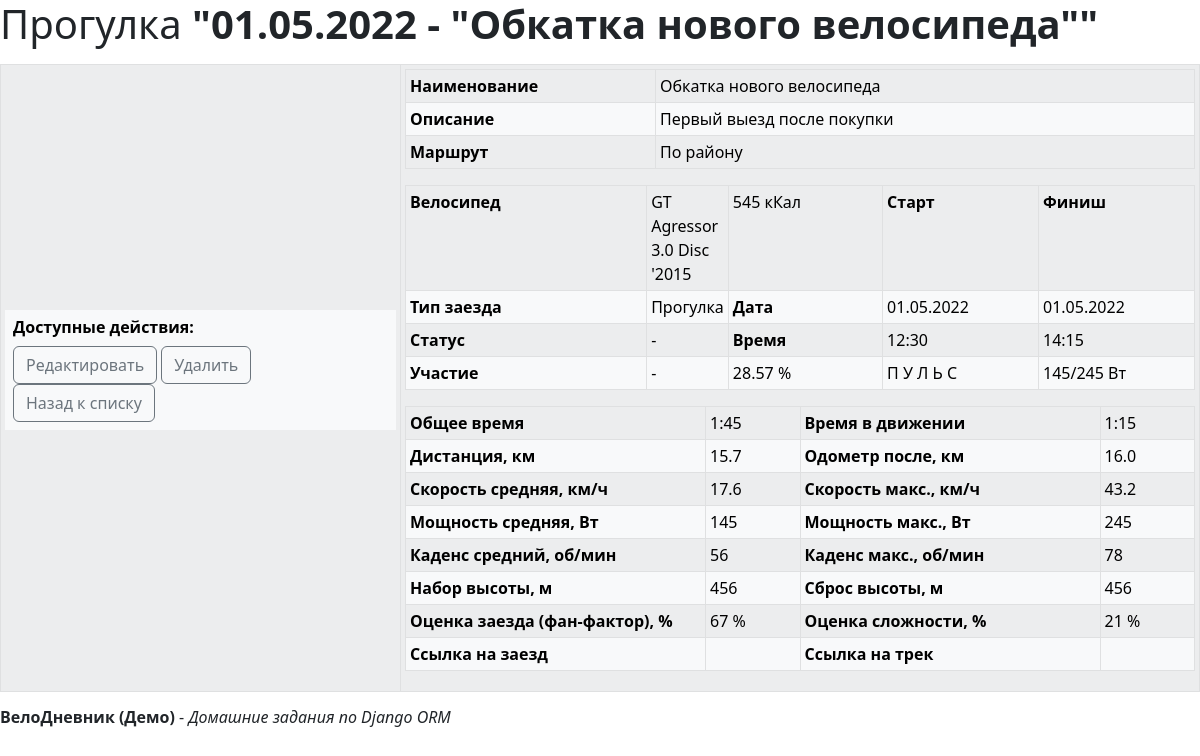
The page /veloride/bikerides/2 on the database its author committed.
### veloride/models.py (models this page shows, shortened)
class BikeRide(models.Model):
    verbose_name = 'Велозаезд'
    name = models.CharField(max_length=256, null=False, verbose_name="Название")
    description = models.CharField(max_length=1024, blank=True, null=True, verbose_name="Описание")
    route = models.CharField(max_length=1024, blank=True, null=True, verbose_name="Маршрут")
    ride_date = models.DateField(blank=True, null=True, verbose_name="Дата старта")
    ride_bike = models.ForeignKey(Bike, on_delete=models.PROTECT, related_name="bikeride", verbose_name="Велосипед")
    ride_type = models.ForeignKey(BikeEventType, on_delete=models.PROTECT, related_name="bikeride",
                                  verbose_name="Тип заезда")
    ride_planned = models.BooleanField(default=False, verbose_name="Запланированная поездка")
    ride_was_with_me = models.BooleanField(default=False, verbose_name="Участвовал в заезде")
    ride_start_dt = models.DateTimeField(null=False, blank=False, verbose_name="Старт")
    ride_finish_dt = models.DateTimeField(null=False, blank=False, verbose_name="Финиш")
    ride_time_all_h = models.PositiveSmallIntegerField(null=True, blank=True, verbose_name="Общее время, ч")
    ride_time_all_m = models.PositiveSmallIntegerField(null=True, blank=True, verbose_name="Общее время, мин")
    ride_time_all_rtm = models.PositiveSmallIntegerField(null=True, blank=True, verbose_name="Общее время, в минутах")
    ride_time_h = models.PositiveSmallIntegerField(null=True, blank=True, verbose_name="Время в движении, ч")
    ride_time_m = models.PositiveSmallIntegerField(null=True, blank=True, verbose_name="Время в движении, мин")
    ride_time_rtm = models.PositiveSmallIntegerField(null=True, blank=True, verbose_name="Время в движении, в минутах")
    ride_relax = models.FloatField(null=True, blank=True, verbose_name="Доля времени без движения, %")
    ride_kkal = models.PositiveSmallIntegerField(null=True, blank=True, verbose_name="Энергозатраты, кКал")
    ride_dst = models.FloatField(null=False, blank=False, verbose_name="Дистанция")
    ride_odo = models.FloatField(null=False, blank=False, verbose_name="Одометр после")
    ride_avg_s = models.FloatField(null=True, blank=True, verbose_name="Скорость средняя")
    ride_max_s = models.FloatField(null=True, blank=True, verbose_name="Скорость макс.")
    ride_avg_c = models.PositiveSmallIntegerField(null=True, blank=True, verbose_name="Каденс средний")
    ride_max_c = models.PositiveSmallIntegerField(null=True, blank=True, verbose_name="Каденс макс.")
    ride_total_asc = models.PositiveSmallIntegerField(null=True, blank=True, verbose_name="Набор высоты")
    ride_total_desc = models.PositiveSmallIntegerField(null=True, blank=True, verbose_name="Набор спусков")
    ride_avg_pwr = models.PositiveSmallIntegerField(null=True, blank=True, verbose_name="Мощность средняя")
    ride_max_pwr = models.PositiveSmallIntegerField(null=True, blank=True, verbose_name="Мощность макс.")
    ride_fun_scale = models.PositiveSmallIntegerField(null=True, blank=True, verbose_name="Оценка заезда (фан-фактор)")
    ride_hard_scale = models.PositiveSmallIntegerField(null=True, blank=True, verbose_name="Оценка сложности")
    ride_url = models.CharField(max_length=512, null=True, blank=True, verbose_name="Ссылка на заезд")
    ride_track_url = models.CharField(max_length=512, null=True, blank=True, verbose_name="Ссылка на трек")
    admin_mark = models.CharField(max_length=20, null=True, blank=True, verbose_name="Метка админа")
    class Meta:
        verbose_name = 'Велозаезд'
        verbose_name_plural = 'Велозаезды'
    def __str__(self):
        return date_to_str_dmy(self.ride_date) + ' - "' + str(self.name) + '"'

class Bike(models.Model):
    manufacturer = models.ForeignKey(Organization, on_delete=models.PROTECT, related_name='bike',
                                     verbose_name='Производитель')
    model_name = models.CharField(max_length=64, verbose_name='Модель')
    model_year = models.PositiveSmallIntegerField(verbose_name='Год модели')
    bike_class = models.ForeignKey(BikeClass, on_delete=models.PROTECT, related_name="bike", verbose_name='Класс')
    bike_type = models.ForeignKey(BikeType, on_delete=models.PROTECT, related_name='bike', verbose_name='Тип')
    description = models.TextField(blank=True, null=False, verbose_name='Описание')
    is_new = models.BooleanField(default=True, verbose_name='Новый')
    old_odo = models.PositiveIntegerField(blank=True, null=True, verbose_name='С пробегом, км')
    bought_date = models.DateField(blank=True, null=True, verbose_name='Дата покупки')
    bought_in = models.CharField(max_length=64, blank=True, null=True, verbose_name='Продавец')
    price = models.FloatField(blank=True, null=True, verbose_name='Цена')
    orig_price = models.FloatField(blank=True, null=True, verbose_name='Цена без скидки')
    discount = models.PositiveSmallIntegerField(blank=True, null=True, verbose_name='Скидка')
    archived = models.BooleanField(default=False, verbose_name='Архив')
    class Meta:
        verbose_name = 'Велосипед'
        verbose_name_plural = 'Велосипеды'
    def __str__(self):
        return str(self.manufacturer) + " " + \
               str(self.model_name) + " '" + \
               str(self.model_year)

class Organization(models.Model):
    name = models.CharField(max_length=255, null=False, verbose_name="Наименование")
    fullname = models.CharField(max_length=512, blank=True, null=True, verbose_name="Полное наименование")
    phone1 = models.CharField(max_length=20, blank=True, null=True, verbose_name="Контактный телефон")
    phone2 = models.CharField(max_length=20, blank=True, null=True, verbose_name="Доп. телефон")
    address = models.CharField(max_length=255, blank=True, null=True, verbose_name="Адрес")
    org_email = models.CharField(max_length=128, blank=True, null=True, verbose_name="Эл. почта")
    org_site = models.CharField(max_length=255, blank=True, null=True, verbose_name="Официальный сайт")
    org_type = models.CharField(max_length=128, blank=True, null=True, verbose_name="Тип")
    archived = models.BooleanField(default=False, verbose_name="Архив")
    class Meta:
        verbose_name = 'Организация'
        verbose_name_plural = 'Организации'
    def __str__(self):
        return str(self.name)

class BikeEventType(models.Model):
    name = models.CharField(max_length=64, null=False, verbose_name='Наименование')
    description = models.CharField(max_length=512, null=True, blank=True, verbose_name='Описание')
    archived = models.BooleanField(default=False, verbose_name='Архив')
    class Meta:
        verbose_name = 'Тип велозаезда'
        verbose_name_plural = 'Типы велозаездов'
    def __str__(self):
        return self.name

### veloride/views.py (the view)
# urls.py: path("bikerides/<int:pk>", BikeRideDetailView.as_view(), name="bikeride"),
class BikeRideDetailView(DetailView):
    template_name = "veloride/bikeride_details.html"
    context_object_name = "bikeride"
    queryset = (
        BikeRide
        .objects
        .select_related("ride_bike")
        .select_related("ride_type")
    )

### veloride/common.py (called while the page is built)
def date_to_str_dmy(dt) -> str:
    s: str = '{0:%d}_{0:%m}_{0:%Y}_{0:%H}_{0:%M}'.format(dt)
    sep = s.split("_")
    return sep[0] + "." + sep[1] + "." + sep[2]

### veloride/templates/veloride/bikeride_details.html (shortened to what this page needs)
{% extends "veloride/base.html" %}
{% block body %}
    <h1>{{ bikeride.ride_type }} <strong>"{{ bikeride }}"</strong></h1>
    <table class="table table-light table-bordered table-striped table-sm">
        <tbody>
            <tr class="align-middle">
                <th width="400">
                            <table class="table table-light table-borderless">
                                <tbody>
                                    <tr>
                                        <th class="fa-align-left" scope="col">
                                            <h6><b>Доступные действия:</b></h6>
                                            <a class="btn btn-outline-secondary" href="{% url 'veloride:update-bikeride' bikeride.pk %}">Редактировать</a>
                                            <a class="btn btn-outline-secondary" href="{% url 'veloride:delete-bikeride' bikeride.pk %}">Удалить</a>
                                            <a class="btn btn-outline-secondary" href="{% url 'veloride:bikerides' %}">Назад к списку</a>
                                        </th>
                                    </tr>
                                </tbody>
                            </table>
                </th>
                <td>
                    <table class="table table-light table-bordered table-striped table-sm">
                        <tbody>
                            <tr><th width="250">Наименование</th><td>{{ bikeride.name|default_if_none:'-' }}</td></tr>
                            <tr><th width="250">Описание</th><td>{{ bikeride.description|default_if_none:'-' }}</td></tr>
                            <tr><th width="250">Маршрут</th><td>{{ bikeride.route|default_if_none:'-' }}</td></tr>
                        </tbody>
                    </table>
                    <table class="table table-light table-bordered table-striped table-sm">
                        <tbody>
                            <tr><th width="250">Велосипед</th><td>{{ bikeride.ride_bike|default_if_none:'-' }}</td>
                                <td width="160">{{ bikeride.ride_kkal|default_if_none:'-' }} кКал</td><th width="160">Старт</th>
                                <th width="160">Финиш</th>
                            </tr>
                            <tr><th>Тип заезда</th><td>{{ bikeride.ride_type|default_if_none:'-' }}</td>
                                <th>Дата</th><td>{{ bikeride.ride_start_dt|date:"d.m.Y"|default_if_none:'-' }}</td>
                                <td>{{ bikeride.ride_finish_dt|date:"d.m.Y"|default_if_none:'-' }}</td>
                            </tr>
                            <tr><th>Статус</th>
                                <td>
                                    {% if bikeride.ride_planned %}
                                        ЗАПЛАНИРОВАНО
                                    {% else %}
                                        -
                                    {% endif %}
                                </td>
                                <th>Время</th><td>{{ bikeride.ride_start_dt|date:"H:i"|default_if_none:'-' }}</td>
                                <td>{{ bikeride.ride_finish_dt|date:"H:i"|default_if_none:'-' }}</td>
                            </tr>
                            <tr><th>Участие</th>
                                <td>
                                    {% if bikeride.ride_planned %}
                                        УЧАСТВОВАЛ
                                    {% else %}
                                        -
                                    {% endif %}
                                </td>
                                <td>{{ bikeride.ride_relax|floatformat:2|default_if_none:'-' }} %</td><td>П У Л Ь С</td>
                                <td>{{ bikeride.ride_avg_pwr|default_if_none:'-' }}/{{ bikeride.ride_max_pwr|default_if_none:'-' }} Вт</td>
                            </tr>
                        </tbody>
                    </table>
                    <table class="table table-light table-bordered table-striped table-sm">
                        <tbody>
                            <tr><th width="300">Общее время</th><td>{{ bikeride.ride_time_all_h|default_if_none:'-' }}:{{ bikeride.ride_time_all_m|default_if_none:'-' }}</td>
                                <th width="300">Время в движении</th><td>{{ bikeride.ride_time_h|default_if_none:'-' }}:{{ bikeride.ride_time_m|default_if_none:'-' }}</td>
                            </tr>
                            <tr><th>Дистанция, км</th><td>{{ bikeride.ride_dst|floatformat:1|default_if_none:'-' }}</td>
                                <th>Одометр после, км</th><td>{{ bikeride.ride_odo|floatformat:1|default_if_none:'-' }}</td>
                            </tr>
                            <tr><th>Скорость средняя, км/ч</th><td>{{ bikeride.ride_avg_s|floatformat:1|default_if_none:'-' }}</td>
                                <th>Скорость макс., км/ч</th><td>{{ bikeride.ride_max_s|floatformat:1|default_if_none:'-' }}</td>
                            </tr>
                            <tr><th>Мощность средняя, Вт</th><td>{{ bikeride.ride_avg_pwr|default_if_none:'-' }}</td>
                                <th>Мощность макс., Вт</th><td>{{ bikeride.ride_max_pwr|default_if_none:'-' }}</td>
                            </tr>
                            <tr><th>Каденс средний, об/мин</th><td>{{ bikeride.ride_avg_c|default_if_none:'-' }}</td>
                                <th>Каденс макс., об/мин</th><td>{{ bikeride.ride_max_c|default_if_none:'-' }}</td>
                            </tr>
                            <tr><th>Набор высоты, м</th><td>{{ bikeride.ride_total_asc|default_if_none:'-' }}</td>
                                <th>Сброс высоты, м</th><td>{{ bikeride.ride_total_desc|default_if_none:'-' }}</td>
                            </tr>
                            <tr><th>Оценка заезда (фан-фактор), %</th><td>{{ bikeride.ride_fun_scale|default_if_none:'-' }} %</td>
                                <th>Оценка сложности, %</th><td>{{ bikeride.ride_hard_scale|default_if_none:'-' }} %</td>
                            </tr>
                            <tr><th>Ссылка на заезд</th><td>{% if bikeride.ride_url %} <a href=' {{ bikeride.ride_url }}'> Перейти </a>{% endif %}</td>
                                <th>Ссылка на трек</th><td>{% if bikeride.ride_track_url %} <a href=' {{ bikeride.ride_track_url }}'> Перейти </a>{% endif %}</td>
                            </tr>
                        </tbody>
                    </table>
                </td>
            </tr>
        </tbody>
    </table>
{% endblock %}

### veloride/templates/veloride/base.html (shortened to what this page needs)
<!doctype html>
<html lang="en">
  <head>
    <link href="https://cdn.jsdelivr.net/npm/bootstrap@5.2.1/dist/css/bootstrap.min.css" rel="stylesheet">
  </head>
  <body>
     {% block body %}{% endblock %}
  </body>
  <footer>
      <div>
          <h6><strong>ВелоДневник (Демо)</strong> - <em>Домашние задания по Django ORM</em></h6>
      </div>
  </footer>
</html>

### rows shown on the page
BikeRide: name "Обкатка нового велосипеда", description "Первый выезд после покупки", route "По району", ride_bike "GT Agressor 3.0 Disc '2015", ride_kkal "545", ride_type "Прогулка", ride_start_dt "01.05.2022", ride_finish_dt "01.05.2022", ride_start_dt "12:30", ride_finish_dt "14:15", ride_relax "28.57", ride_avg_pwr "145", ride_max_pwr "245", ride_time_all_h "1", ride_time_all_m "45", ride_time_h "1", ride_time_m "15", ride_dst "15.7", ride_odo "16.0", ride_avg_s "17.6", ride_max_s "43.2", ride_avg_c "56", ride_max_c "78", ride_total_asc "456", ride_total_desc "456", ride_fun_scale "67", ride_hard_scale "21"
